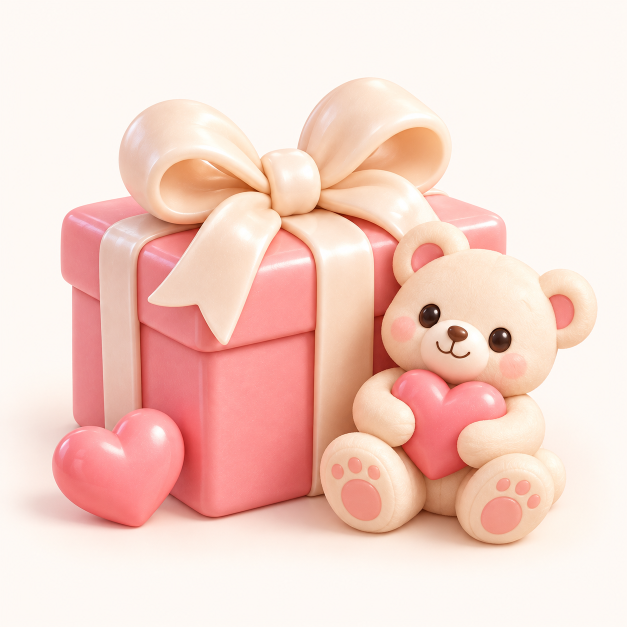
#> input picture assets/artwork/categories/gift.png, 1254 x 1254 px (shown at 1/2 size); its folder holds 4 pictures in this run
$ python optimize-category-artwork.py
#> lines starting #> are read from the running program, lines starting #| are printed output that depends on the picture
"""Create display-sized WebP derivatives; preserve the original generated PNGs."""
from pathlib import Path
from PIL import Image

ROOT = Path(__file__).resolve().parents[1] / 'assets' / 'artwork' / 'categories'
NAMES = ('gift', 'travel', 'dining', 'experience', 'moments')

if __name__ == '__main__':
    before = after = 0
    for name in NAMES:
        source = ROOT / f'{name}.png'
        destination = ROOT / f'{name}.webp'
        with Image.open(source) as original:
#> original is the input picture: PIL image 1254x1254 RGB; mean R, G, B 245.7, 212.1, 202.2
            image = original.convert('RGBA')
            image.thumbnail((640, 640), Image.Resampling.LANCZOS)
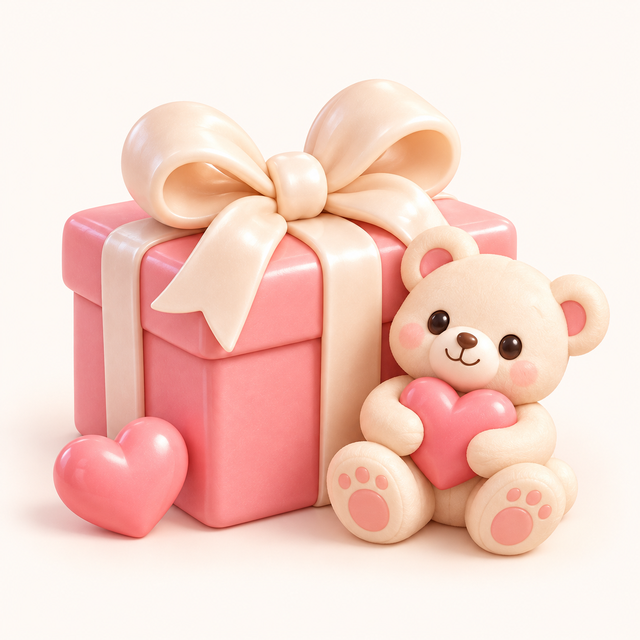
#> image: PIL image 640x640 RGBA; mean R, G, B, A 245.7, 212.1, 202.2, 255
#> (the run stopped early here; a loop or call above may not have finished)
